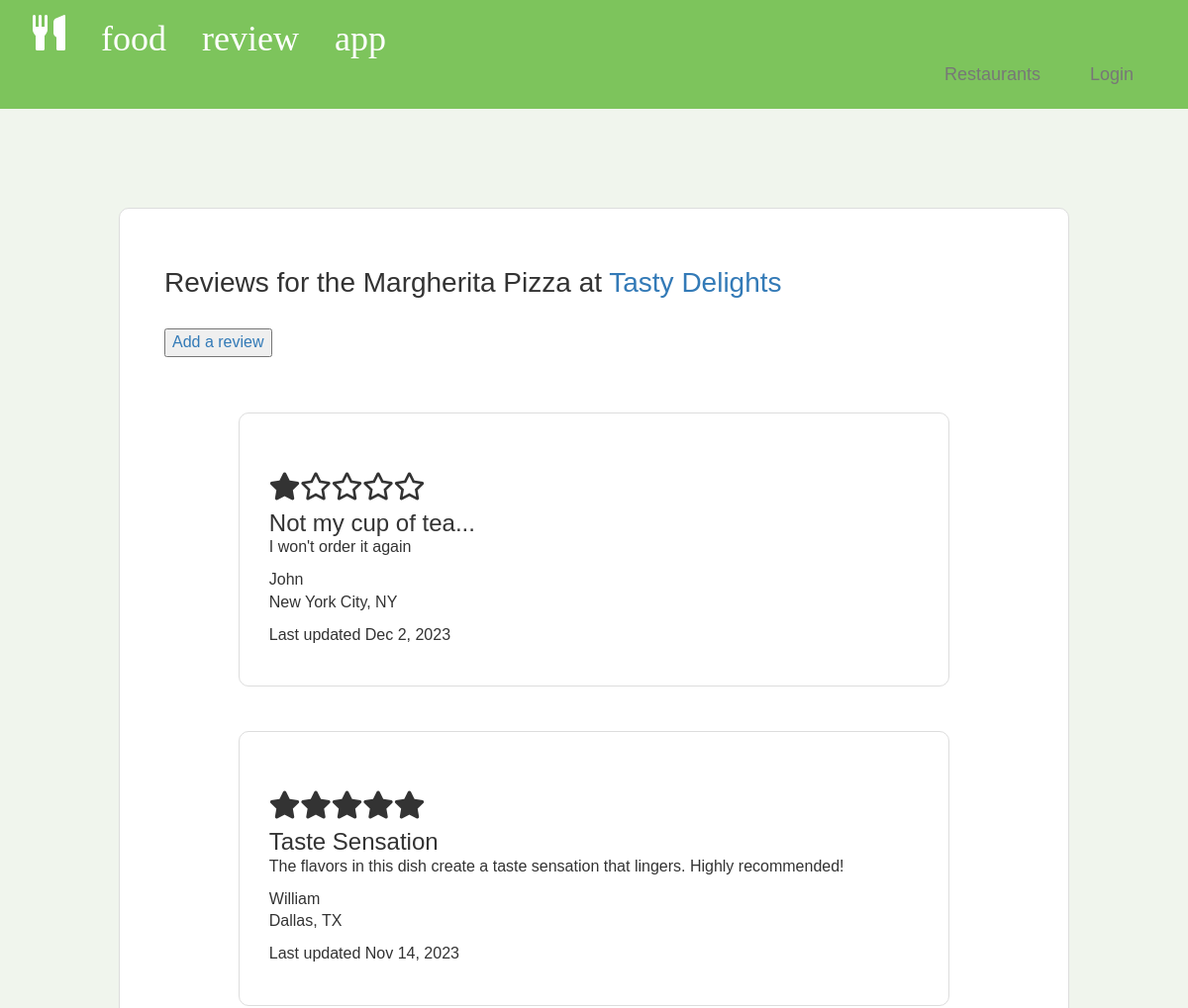
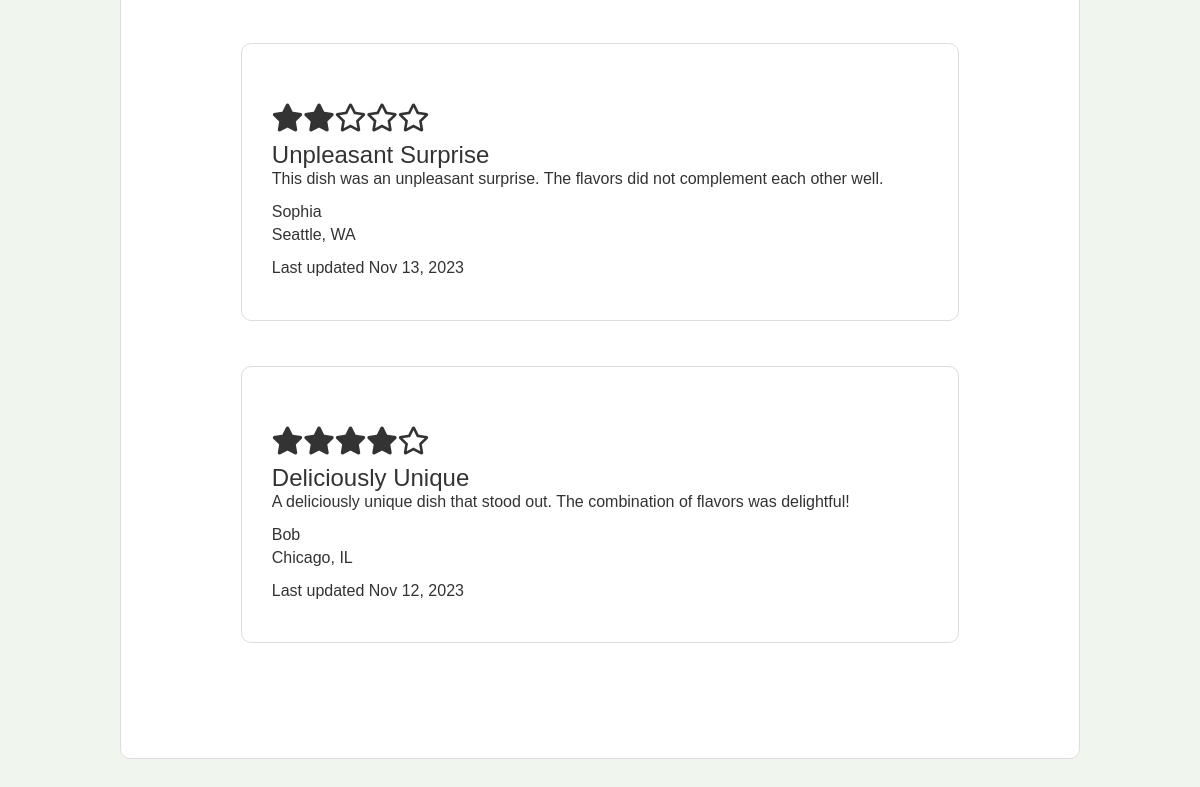
The app's page /reviews/review-list.php?food_item=1 with its own data (2 pictures, top to bottom).
### tables this page shows
CREATE TABLE IF NOT EXISTS `review` (
  `review_id` int NOT NULL AUTO_INCREMENT,
  `food_item_id` int NOT NULL,
  `member_id` int NOT NULL,
  `title` varchar(255) NOT NULL,
  `description` text,
  `rating` int NOT NULL,
  `date` date NOT NULL,
  PRIMARY KEY (`review_id`),
  KEY `food_item_id` (`food_item_id`),
  KEY `member_id` (`member_id`)
);

CREATE TABLE IF NOT EXISTS `member` (
  `member_id` int NOT NULL AUTO_INCREMENT,
  `first_name` varchar(255) NOT NULL,
  `last_name` varchar(255) NOT NULL,
  `city` varchar(255) NOT NULL,
  `state` varchar(255) NOT NULL,
  `user_id` int NOT NULL,
  PRIMARY KEY (`member_id`),
  KEY `user_id` (`user_id`)
);

### reviews/review-list.php (the view, shortened to what this page needs)
<html>
	<head>
<?php
require_once "../style/header.php";
require_once "../functions/star_rating.php";
require_once "../usermanagement/User.php";
if(isset($_GET['food_item']))	{
	$food_item_id = $_GET['food_item'];
	$conn = new mysqli($hn, $un, $pw, $db);
	$query = "
		select
			f.name as food_item_name,
			r.name as restaurant_name,
			f.restaurant_id
		from food_item as f
		left join restaurant as r
			on f.restaurant_id = r.restaurant_id
		where food_item_id='$food_item_id';
	";
	$result = $conn->query($query);
	$food_item = $result->fetch_array(MYSQLI_ASSOC);
	echo <<<_END
		<div class='card'>
		<div class='container-fluid'>
			<div class='row'>
				<div class="col-sm-12">
					<h2 style='text-align:left'>Reviews for the $food_item[food_item_name] at <a href='../food/food-view.php?restaurant=$food_item[restaurant_id]'>$food_item[restaurant_name]</a></h2><br>
				</div>
			</div>
			<div class='row'>
				<div class='col-sm-12'>
					<a href='review-add.php?food_item=$food_item_id'><button>Add a review</button></a>
				</div>
				<br><br>
			</div>
		</div>
	_END;
	$query = "
		select
		r.*,
		m.user_id,
		m.first_name,
		m.last_name,
		m.city,
		m.state
		from review as r
		left join member as m
			on r.member_id = m.member_id
		where food_item_id='$food_item_id'
		order by date desc;
	";
	$result = $conn->query($query);
	$rows = $result->num_rows;
	if($rows>0)	{
		for ($i=0; $i<$rows; $i++)	{
			$review = $result->fetch_array(MYSQLI_ASSOC);
			$review_date = new DateTime($review['date']);
			$review_date = $review_date->format("M j, Y");
			echo <<<_END
				<div class='container-fluid review-card'>
					<div class='row'>
						<div class='col-sm-12'>
			_END;
			echo '<h2 style="text-align:left">'.displayStarRating($review['rating']).'</h2>';
			if(isset($_SESSION['user'])){
				$user = $_SESSION['user'];
				$user_id = $user->user_id;
				$user_roles = $user->getRoles();
				if($user_id == $review['user_id']){
					echo <<<_END
									<h3>$review[title]</h3>
									<p>$review[description]</p>
								</div>
							</div>
							<div class='row'>
								<div class='col-sm-12'>
									<p>$review[first_name]<br>
									$review[city], $review[state]<br></p>
								</div>
							</div>
							<div class='row'>
								<div class='col-sm-8'>
									<p>Last updated $review_date</p>
								</div>
								<div class='col-sm-4'>
									<p><a href='review-update.php?review=$review[review_id]'>Update</a>
									<a href='review-delete.php?food_item=$food_item_id&review=$review[review_id]'>Delete</a></p>
								</div>
							</div>
						</div>
					_END;
				} else if($user_roles[0] == 'admin'){
					echo <<<_END
									<h3>$review[title]</h3>
									<p>$review[description]</p>
								</div>
							</div>
							<div class='row'>
								<div class='col-sm-12'>
									<p>$review[first_name]<br>
									$review[city], $review[state]<br></p>
								</div>
							</div>
							<div class='row'>
								<div class='col-sm-8'>
									<p>Last updated $review_date</p>
								</div>
								<div class='col-sm-4'>
									<p>
									<a href='review-delete.php?food_item=$food_item_id&review=$review[review_id]'>Delete</a></p>
								</div>
							</div>
						</div>
					_END;
				} else {
					echo <<<_END
									<h3>$review[title]</h3>
									<p>$review[description]</p>
								</div>
							</div>
							<div class='row'>
								<div class='col-sm-12'>
									<p>$review[first_name]<br>
									$review[city], $review[state]<br></p>
								</div>
							</div>
							<div class='row'>
								<div class='col-sm-6'>
									<p>Last updated $review_date</p>
								</div>
							</div>
						</div>
					_END;
				}
			} else {
				echo <<<_END
								<h3>$review[title]</h3>
								<p>$review[description]</p>
							</div>
						</div>
						<div class='row'>
								<div class='col-sm-12'>
									<p>$review[first_name]<br>
									$review[city], $review[state]<br></p>
								</div>
							</div>
							<div class='row'>
								<div class='col-sm-6'>
									<p>Last updated $review_date</p>
								</div>
							</div>
					</div>
				_END;
			}
		}
	}
}
?>
	<br><br>
	</body>
</html>

### functions/star_rating.php
<html>
	<head>
		<link rel="stylesheet" href="https://cdnjs.cloudflare.com/ajax/libs/font-awesome/5.15.3/css/all.min.css">
	</head>
	<body>
	</body>
</html>
<?php
function displayStarRating($rating) {
    $stars = "";
    for ($i = 1; $i <= 5; $i++) {
        if ($i <= $rating) {
            $stars .= '<i class="fas fa-star"></i>';
        } else {
            $stars .= '<i class="far fa-star"></i>';
        }
    }
    return $stars;
}
?>

### style/style.css (style rules this page uses)
body { font-family: 'Helvetica', sans-serif; background-color: #f0f5ed; }
h1, h2 { text-align: center; margin-top: 30px; font-size: 28px; color: #333; }
.card { border: 1px solid #ddd; border-radius: 10px; padding: 30px; text-align: left; background-color: #ffffff; margin-left: 10%; margin-right: 10%; margin-top: 5%; margin-bottom: 5%; }
.card h1, h2 { text-align: left; margin-top: 30px; font-size: 28px; color: #333; }
.card h3 { font-size: 24px; margin: 0; color: #hhh; }
.card p { font-size: 16px; color: #333; }
.review-card { border: 1px solid #ddd; border-radius: 10px; padding: 30px; text-align: left; background-color: #ffffff; margin-left: 10%; margin-right: 10%; margin-top: 5%; margin-bottom: 5%; }
button { font-size: 16px; }

### records on screen
review: rating 1 (drawn), title "Not my cup of tea...", description "I won't order it again", member.first_name "John", member.city "New York City", member.state "NY", date "Dec 2, 2023"
review: rating 5 (drawn), title "Taste Sensation", description "The flavors in this dish create a taste sensation that lingers. Highly recommended!", member.first_name "William", member.city "Dallas", member.state "TX", date "Nov 14, 2023"
review: rating 2 (drawn), title "Unpleasant Surprise", description "This dish was an unpleasant surprise. The flavors did not complement each other well.", member.first_name "Sophia", member.city "Seattle", member.state "WA", date "Nov 13, 2023"
review: rating 4 (drawn), title "Deliciously Unique", description "A deliciously unique dish that stood out. The combination of flavors was delightful!", member.first_name "Bob", member.city "Chicago", member.state "IL", date "Nov 12, 2023"

### other values on screen
$food_item[food_item_name] "Margherita Pizza"
$food_item[restaurant_name] "Tasty Delights"
